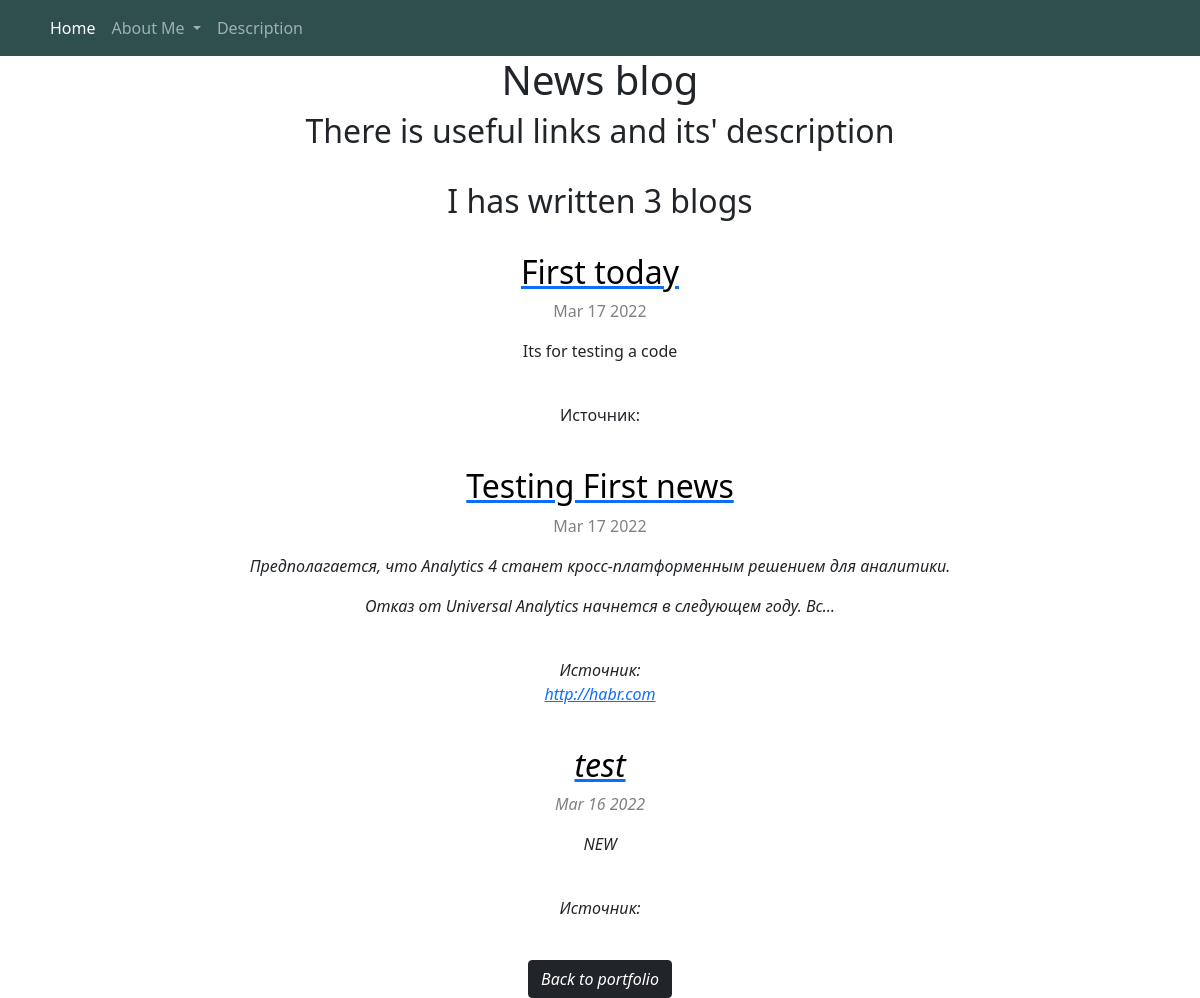
/blog/, run on an earlier commit of the app's database.
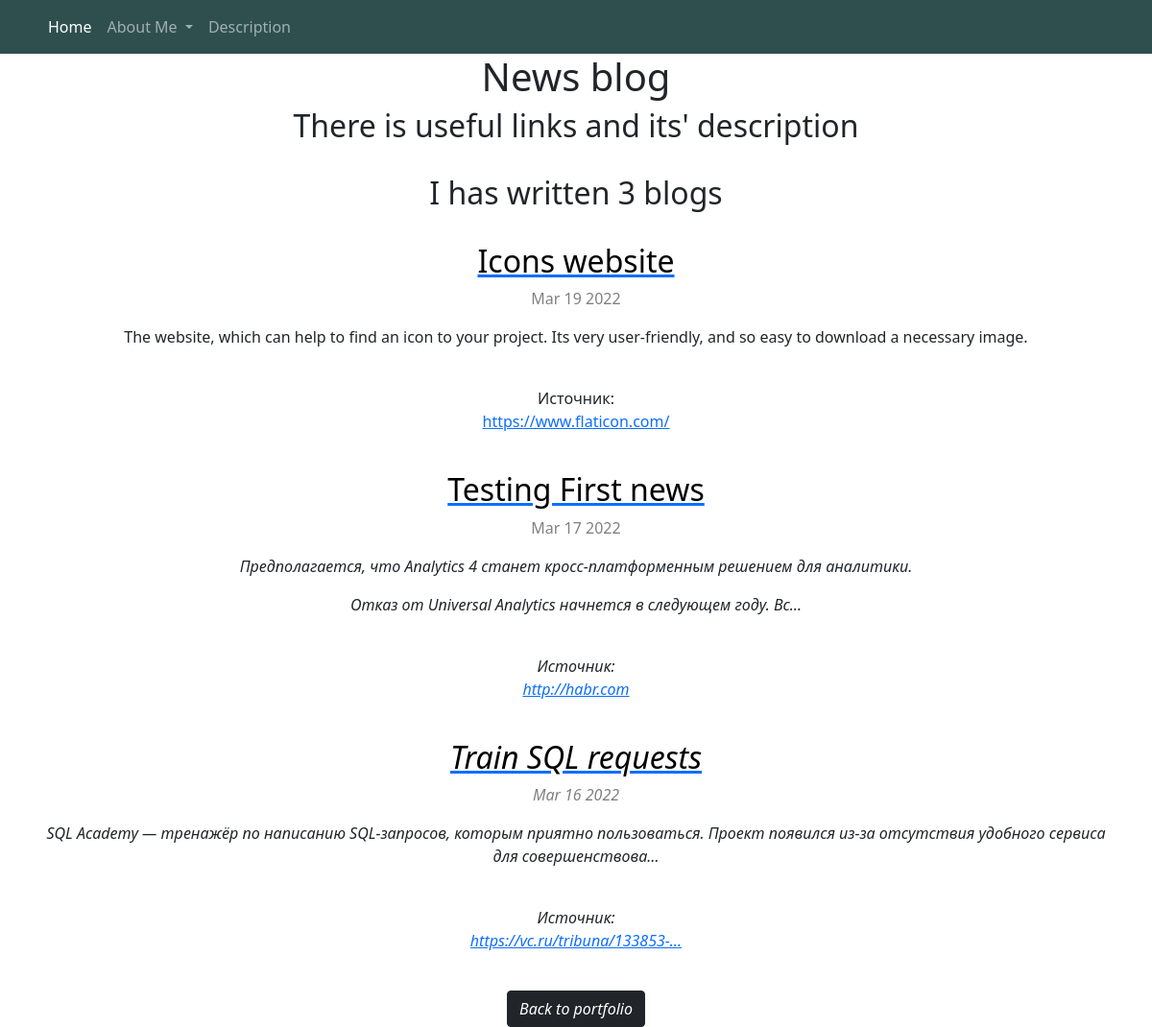
And on a later commit of the database.
### blog/models.py (models this page shows, shortened)
class Blog(models.Model):
    title = models.CharField(max_length=100)
    url = models.URLField(blank=True)
    date = models.DateField(blank=True)
    description = models.TextField()

### blog/views.py (the view)
# urls.py: path('', views.all_blogs, name='all_blogs'),
def all_blogs(request):
    blogs = Blog.objects.order_by('-date')
    return render(request, 'blog/all_blogs.html', {'blogs': blogs})

### blog/templates/blog/all_blogs.html (shortened to what this page needs)
{% extends 'portfolio/base.html' %}
{% block content %}
<div class="container text-center">
    <h1>News blog</h1>
    <h2>There is useful links and its' description</h2>
    <br>
</div>
<div class="container text-center">
    <h2>I has written {{ blogs.count}} blog{{ blogs.count|pluralize }}</h2>
</div>
<br>
{% for b in blogs %}
    <div class="container text-center">
        <a href="{% url 'blog:detail' b.id %}"><h2 style="color:black">{{ b.title }}</h2></a>
        <p style="color:Grey">{{ b.date|date:'M d Y' }}</p>
        <p>{{ b.description|safe|truncatechars:150 }}</p>
        <br>
        Источник: <a href="{{ b.url }}"><p>{{ b.url|truncatechars:30 }}</p></a>
        <br>
    </div>
{% endfor %}
<div class="container text-center">
    <a href="{% url 'home' %}" class="btn btn-dark">Back to portfolio</a>
</div>
{% endblock %}

### portfolio/templates/portfolio/base.html (shortened to what this page needs)
{% load static %}
<!doctype html>
<html lang="en">
  <head>
    <link href="https://cdn.jsdelivr.net/npm/bootstrap@5.1.3/dist/css/bootstrap.min.css" rel="stylesheet">
  </head>
  <body>
<nav class="navbar navbar-expand-lg navbar-dark" style="background-color: #2F4F4F">
  <div class="container-fluid">
    <div class="container text-center">
      <div class="collapse navbar-collapse" id="navbarSupportedContent">
        <ul class="navbar-nav me-auto mb-2 mb-lg-0">
          <li class="nav-item">
            <a class="nav-link active" aria-current="page" href="{% url 'home' %}">Home</a>
          </li>
          <li class="nav-item dropdown">
            <a class="nav-link dropdown-toggle" href="#" id="navbarDropdown" role="button" data-bs-toggle="dropdown" aria-expanded="false">
              About Me
            </a>
          </li>
          <li class="nav-item">
            <a class="nav-link"  href="{% static 'portfolio/Site_description.pdf' %}">Description</a>
          </li>
        </ul>
      </div>
    </div>
  </div>
</nav>
    {% block content %}{% endblock %}
  </body>
</html>

What changed in the data, as far as the page shows it:
removed Blog: title "First today", date "Mar 17 2022", description "Its for testing a code"
removed Blog: title "test", date "Mar 16 2022", description "NEW"
added Blog: title "Icons website", date "Mar 19 2022", description "The website, which can help to find an icon to your project. Its very user-friendly, and so easy to download a necessary image.", url "https://www.flaticon.com/"
added Blog: title "Train SQL requests", date "Mar 16 2022", description "SQL Academy — тренажёр по написанию SQL-запросов, которым приятно пользоваться. Проект появился из-за отсутствия удобного сервиса для совершенствова…", url "https://vc.ru/tribuna/133853-…"
